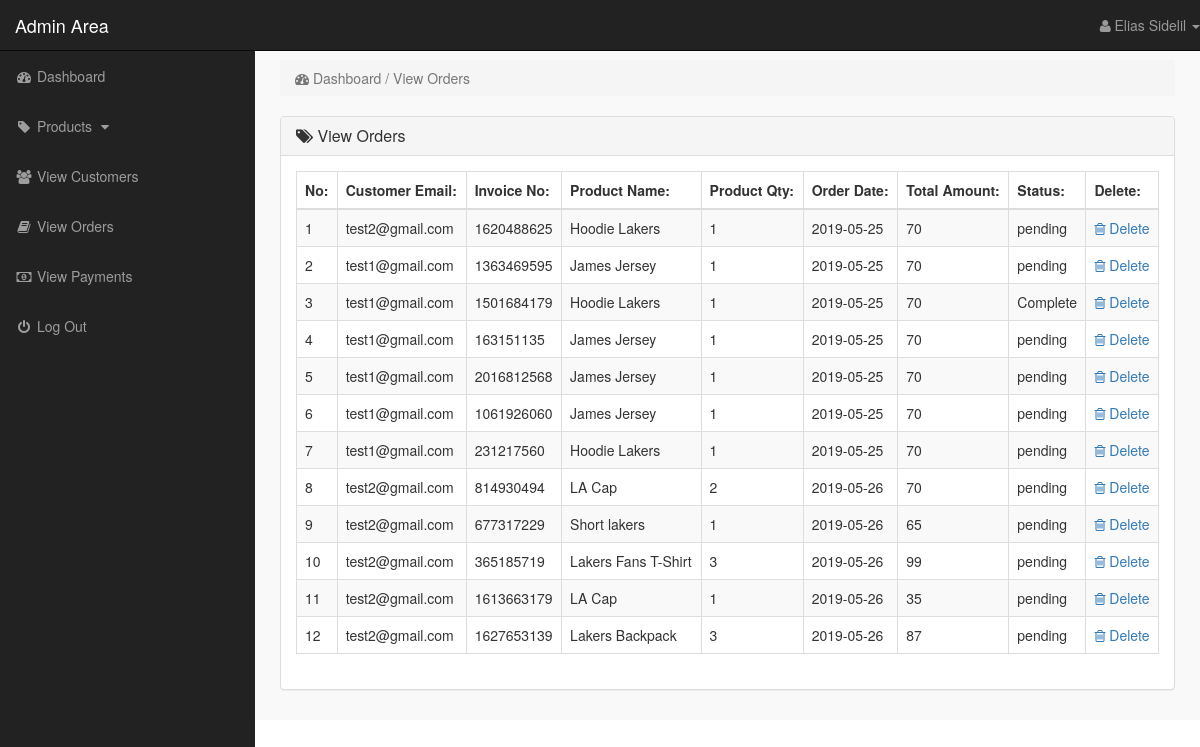
The app's page /admin/index.php?view_orders (signed in), older data.
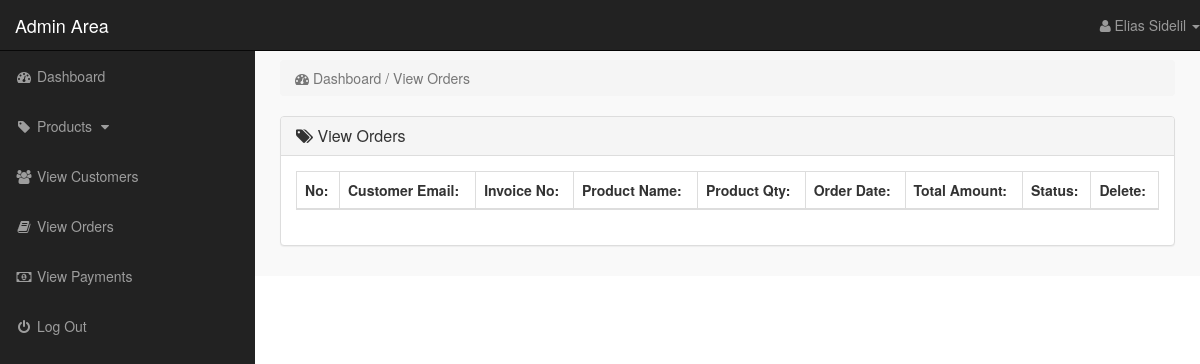
The same page, newer data.
### tables this page shows
CREATE TABLE `tbl_orders` (
  `order_id` int(10) NOT NULL,
  `customer_id` int(10) NOT NULL,
  `product_name` varchar(100) NOT NULL,
  `due_amount` int(100) NOT NULL,
  `invoice_no` int(100) NOT NULL,
  `qty` int(10) NOT NULL,
  `order_date` date NOT NULL,
  `order_status` text NOT NULL
);

CREATE TABLE `tbl_customer` (
  `customer_id` int(10) NOT NULL,
  `customer_name` varchar(255) NOT NULL,
  `customer_email` varchar(255) NOT NULL,
  `customer_pass` varchar(255) NOT NULL,
  `customer_country` text NOT NULL,
  `customer_city` text NOT NULL,
  `customer_contact` varchar(255) NOT NULL,
  `customer_address` text NOT NULL,
  `customer_image` text NOT NULL,
  `customer_ip` varchar(100) NOT NULL
);

### admin/view_orders.php (the view)
<?php
    if(!isset($_SESSION['admin_email'])){
        echo "<script>window.open('login.php','_self')</script>";
    }else{
?>
<div class="row">
    <div class="col-lg-12">
        <ol class="breadcrumb">
            <li class="active">
                <i class="fa fa-dashboard"></i> Dashboard / View Orders
            </li>
        </ol>
    </div>
</div>
<div class="row">
    <div class="col-lg-12">
        <div class="panel panel-default">
            <div class="panel-heading">
               <h3 class="panel-title">
                   <i class="fa fa-tags"></i>  View Orders
               </h3>
            </div>
            <div class="panel-body">
                <div class="table-responsive">
                    <table class="table table-striped table-bordered table-hover">
                        <thead>
                            <tr>
                                <th> No: </th>
                                <th> Customer Email: </th>
                                <th> Invoice No: </th>
                                <th> Product Name: </th>
                                <th> Product Qty: </th>
                                <th> Order Date: </th>
                                <th> Total Amount: </th>
                                <th> Status: </th>
                                <th> Delete: </th>
                            </tr>
                        </thead>
                        <tbody>
                            <?php
                                $i=0;
                                $get_orders = "select * from tbl_orders";
                                $run_orders = mysqli_query($con,$get_orders);
                                while($row_order=mysqli_fetch_array($run_orders)){
                                    $order_id = $row_order['order_id'];
                                    $c_id = $row_order['customer_id'];
                                    $product_title = $row_order['product_name'];
                                    $order_amount = $row_order['due_amount'];
                                    $invoice_no = $row_order['invoice_no'];
                                    $qty = $row_order['qty'];
                                    $order_date = $row_order['order_date'];
                                    $order_status = $row_order['order_status'];
                                    $get_customer = "select * from tbl_customer where customer_id='$c_id'";
                                    $run_customer = mysqli_query($con,$get_customer);
                                    $row_customer = mysqli_fetch_array($run_customer);
                                    $customer_email = $row_customer['customer_email'];
                                    $i++;
                            ?>
                            <tr>
                                <td> <?php echo $i; ?> </td>
                                <td> <?php echo $customer_email; ?> </td>
                                <td> <?php echo $invoice_no; ?></td>
                                <td> <?php echo $product_title; ?> </td>
                                <td> <?php echo $qty; ?></td>
                                <td> <?php echo $order_date; ?> </td>
                                <td> <?php echo $order_amount; ?> </td>
                                <td>
                                    <?php
                                        if($order_status=='pending'){
                                            echo $order_status='pending';
                                        }else{
                                            echo $order_status='Complete';
                                        }
                                    ?>
                                </td>
                                <td>
                                     <a href="index.php?delete_order=<?php echo $order_id; ?>">
                                        <i class="fa fa-trash-o"></i> Delete
                                     </a>
                                </td>
                            </tr>
                            <?php } ?>
                        </tbody>
                    </table>
                </div>
            </div>
        </div>
    </div>
</div>
<?php } ?>

Row changes from the older to the newer data that the page shows:
removed tbl_orders: customer.customer_email "test2@gmail.com", invoice_no "1620488625", product_name "Hoodie Lakers", qty "1", order_date "2019-05-25", due_amount "70"
removed tbl_orders: customer.customer_email "test1@gmail.com", invoice_no "1363469595", product_name "James Jersey", qty "1", order_date "2019-05-25", due_amount "70"
removed tbl_orders: customer.customer_email "test1@gmail.com", invoice_no "1501684179", product_name "Hoodie Lakers", qty "1", order_date "2019-05-25", due_amount "70"
removed tbl_orders: customer.customer_email "test1@gmail.com", invoice_no "163151135", product_name "James Jersey", qty "1", order_date "2019-05-25", due_amount "70"
removed tbl_orders: customer.customer_email "test1@gmail.com", invoice_no "2016812568", product_name "James Jersey", qty "1", order_date "2019-05-25", due_amount "70"
removed tbl_orders: customer.customer_email "test1@gmail.com", invoice_no "1061926060", product_name "James Jersey", qty "1", order_date "2019-05-25", due_amount "70"
removed tbl_orders: customer.customer_email "test1@gmail.com", invoice_no "231217560", product_name "Hoodie Lakers", qty "1", order_date "2019-05-25", due_amount "70"
removed tbl_orders: customer.customer_email "test2@gmail.com", invoice_no "814930494", product_name "LA Cap", qty "2", order_date "2019-05-26", due_amount "70"
removed tbl_orders: customer.customer_email "test2@gmail.com", invoice_no "677317229", product_name "Short lakers", qty "1", order_date "2019-05-26", due_amount "65"
removed tbl_orders: customer.customer_email "test2@gmail.com", invoice_no "365185719", product_name "Lakers Fans T-Shirt", qty "3", order_date "2019-05-26", due_amount "99"
removed tbl_orders: customer.customer_email "test2@gmail.com", invoice_no "1613663179", product_name "LA Cap", qty "1", order_date "2019-05-26", due_amount "35"
removed tbl_orders: customer.customer_email "test2@gmail.com", invoice_no "1627653139", product_name "Lakers Backpack", qty "3", order_date "2019-05-26", due_amount "87"
